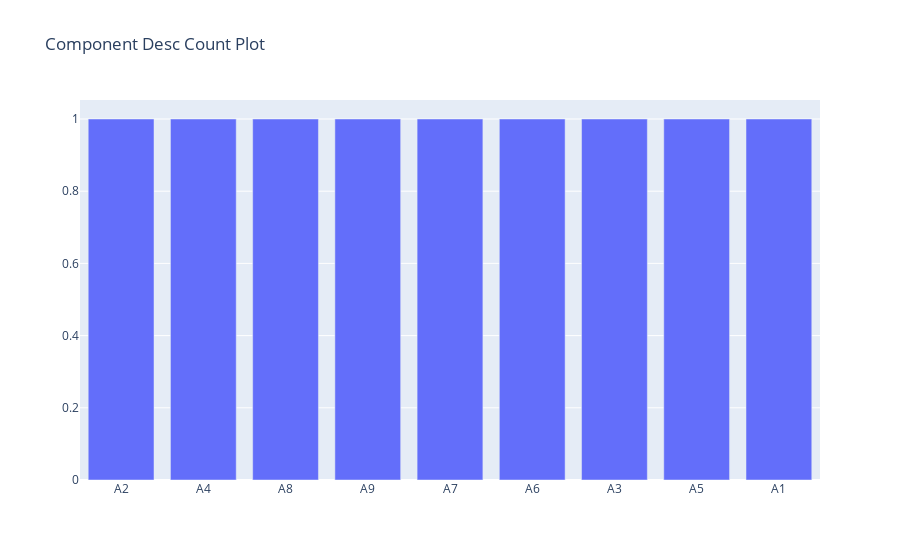

The code cell stored with this chart in its notebook:
### Code cell
trace_2 = go.Bar(x = data[data['Failure Type'] == 'A']['Component Description'].value_counts().index, y = data[data['Failure Type'] == 'A']['Component Description'].value_counts() )
layout2 = go.Layout(title = 'Component Desc Count Plot')
fig2 = go.Figure(data = [trace_2], layout = layout2)
fig2

### Figure 1 — Plotly figure (JSON) as saved in the notebook; plotly's stock layout.template omitted (floating-point values rounded to 4 significant figures)
{"data": [{"type": "bar", "x": ["A2", "A4", "A8", "A9", "A7", "A6", "A3", "A5", "A1"], "y": [1, 1, 1, 1, 1, 1, 1, 1, 1]}], "layout": {"title": {"text": "Component Desc Count Plot"}}}
